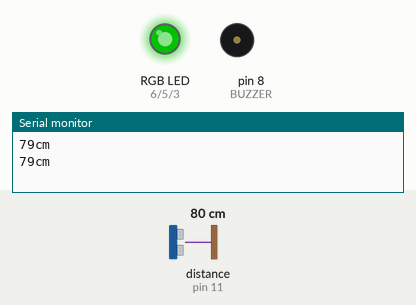
Simulated run of this sketch. Board: Arduino Uno, built with avr-gcc and run on an emulated ATmega328P. Parts: an RGB LED mixed from three pins (HIGH = lit), buzzer (waves = sounding, pin HIGH), the last lines printed to the serial monitor. Wiring (inferred from the names in the program): ultrasonic range finder: trigger pin 12; echo pin 11. Inputs (shaded band) come from the test bench; at power-on: distance to the obstacle (sensor on pin 11) 80 cm. The echo pulse lasts 58.3 µs per cm; dim RGB values are drawn brighter than linear; pins used as bus, display or sensor lines are not drawn.

Above: at 2.2 s.
2.3 s: distance to the obstacle (sensor on pin 11) set to 15 cm
4.2 s: distance to the obstacle (sensor on pin 11) set to 11 cm
At 8.1 s:
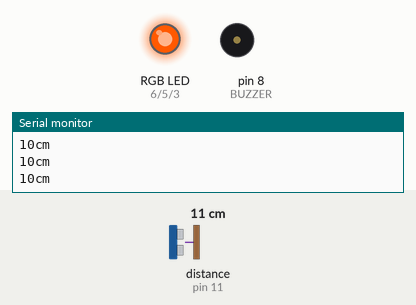
8.3 s: distance to the obstacle (sensor on pin 11) set to 8 cm
At 9.3 s:
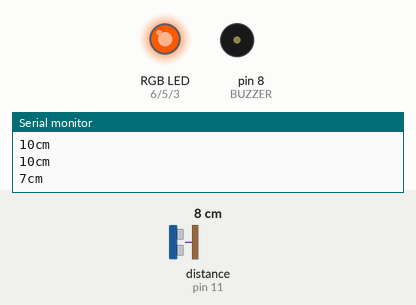
9.8 s: distance to the obstacle (sensor on pin 11) set to 2 cm
At 10.7 s:
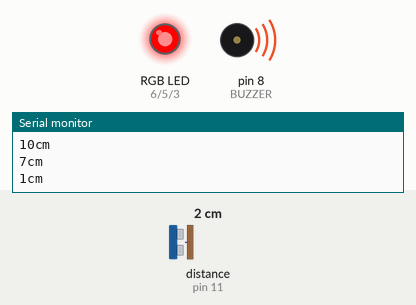
11.4 s: distance to the obstacle (sensor on pin 11) set to 18 cm
At 12.9 s:
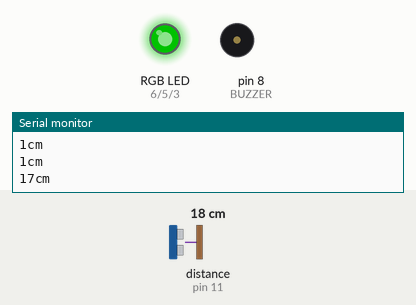
13.5 s: distance to the obstacle (sensor on pin 11) set to 4 cm
At 15.2 s:
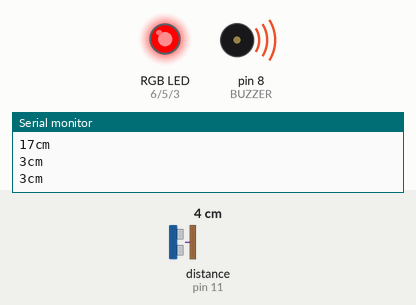
Timing chart, 0 to 16.6 s (numbered marks = the images above; inputs shaded):
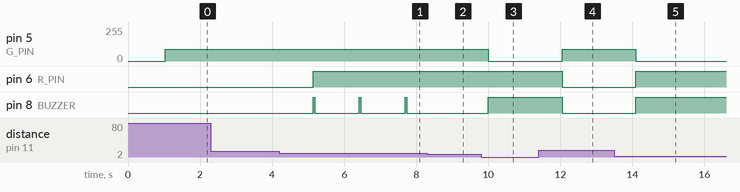

The sketch:

UltrasonicSensor.ino
```cpp
#include "SR04.h"
#define TRIG_PIN 12
#define ECHO_PIN 11
SR04 sr04 = SR04(ECHO_PIN,TRIG_PIN);

long a;

#define R_PIN 6
#define G_PIN 5
#define B_PIN 3
#define BUZZER 8

void setup() {
  pinMode(R_PIN, OUTPUT);
  pinMode(G_PIN, OUTPUT);
  pinMode(B_PIN, OUTPUT);
  pinMode(BUZZER, OUTPUT);

  Serial.begin(9600);

  delay(1000);
}

void loop() {
  a = sr04.Distance();

  Serial.print(a);
  Serial.println("cm");


  if (a < 7) {
    // Red LED
    setLED(255, 0, 0);
    // Buzzer
    digitalWrite(BUZZER, HIGH);
  } else if (a > 8 && a < 13) {
    // Yellow LED
    setLED(255, 255, 0);
    // Chirp the buzzer

    digitalWrite(BUZZER, HIGH);
    delay(50);
    digitalWrite(BUZZER, LOW);
    delay(200);
  } else if (a > 14) {
    // Green LED
    setLED(0, 255, 0);
    digitalWrite(BUZZER, LOW);
  }

   delay(1000);
}

// Helper functions
void setLED(int r, int g, int b) {
  g = g * 0.35;
  b = b * 0.3;

  analogWrite(R_PIN, r);
  analogWrite(G_PIN, g);
  analogWrite(B_PIN, b);
}
```

Measured:
- the behaviour switches between 14 and 13 cm on distance to the obstacle (sensor on pin 11) (found by bisection; images 0 and 1)
- the behaviour switches between 10 and 9 cm on distance to the obstacle (sensor on pin 11) (found by bisection; images 1 and 2)
- after the input at 4.2 s, pin 6 (R_PIN): LOW → HIGH after 0.94 s; pin 8 (BUZZER): alternates HIGH for 0.05 s and LOW for 1.2 s, starting after 0.94 s
- after the input at 8.3 s, pin 8 (BUZZER): stays LOW (without the input it goes to HIGH after 0.67 s)
- after the input at 9.8 s, pin 5 (G_PIN): 89/255 → 0/255 after 0.20 s; pin 8 (BUZZER): LOW → HIGH after 0.20 s
- after the input at 11.4 s, pin 5 (G_PIN): 0/255 → 89/255 after 0.65 s; pin 6 (R_PIN), pin 8 (BUZZER): HIGH → LOW after 0.65 s
- after the input at 13.5 s, pin 5 (G_PIN): 89/255 → 0/255 after 0.60 s; pin 6 (R_PIN), pin 8 (BUZZER): LOW → HIGH after 0.60 s
